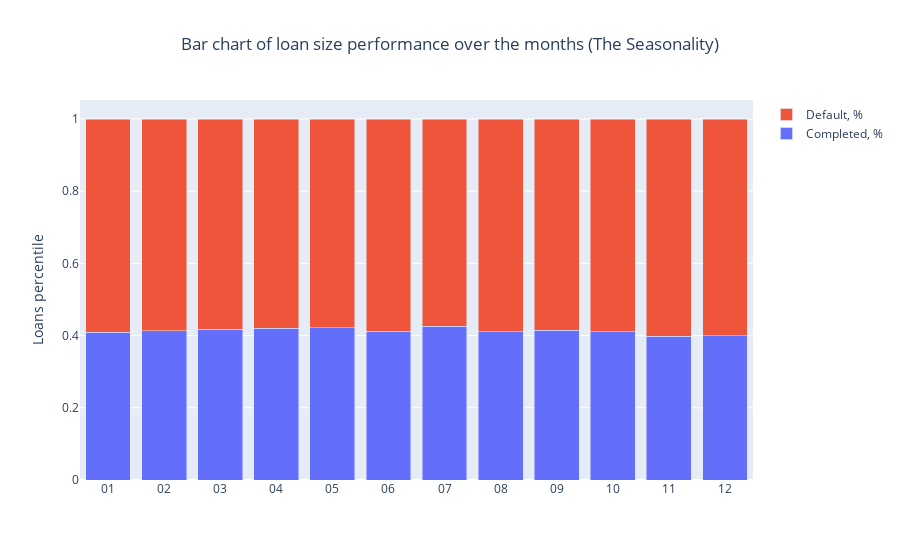

Notebook code cell kept with this figure:
### Code cell
#build bar charts of loan performance devided by status of loan

bar_plots = [
    go.Bar(x=loan_perf_months['Month'], y=loan_perf_months['Completed pct'], name='Completed, %'),
    go.Bar(x=loan_perf_months['Month'], y=loan_perf_months['Default pct'], name='Default, %')
]
layout = go.Layout(
    title = go.layout.Title(text='Bar chart of loan size performance over the months (The Seasonality)', x=0.5),
    yaxis_title = 'Loans percentile'
)
fig = go.Figure(data=bar_plots, layout=layout)
fig.update_layout(barmode='stack')

fig.show()

### Figure 1 — Plotly figure (JSON) as saved in the notebook; plotly's stock layout.template omitted (floating-point values rounded to 4 significant figures)
{"data": [{"name": "Completed, %", "type": "bar", "x": ["01", "02", "03", "04", "05", "06", "07", "08", "09", "10", "11", "12"], "y": [0.409, 0.4141, 0.418, 0.4199, 0.4223, 0.4124, 0.4253, 0.411, 0.4145, 0.4102, 0.3986, 0.399]}, {"name": "Default, %", "type": "bar", "x": ["01", "02", "03", "04", "05", "06", "07", "08", "09", "10", "11", "12"], "y": [0.591, 0.5859, 0.582, 0.5801, 0.5777, 0.5876, 0.5747, 0.589, 0.5855, 0.5898, 0.6014, 0.601]}], "layout": {"barmode": "stack", "title": {"text": "Bar chart of loan size performance over the months (The Seasonality)", "x": 0.5}, "yaxis": {"title": {"text": "Loans percentile"}}}}
